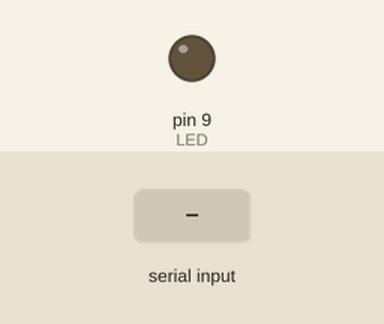
This sketch was run on a simulated Arduino Uno, built with avr-gcc and run on an emulated ATmega328P. On the bench: output pins drawn as LEDs (lit = HIGH). Inputs (shaded band) come from the test bench. What the sketch prints to the serial monitor is not drawn.

Above: at 1.2 s.
1.3 s: "2" received over Serial
At 3.2 s:
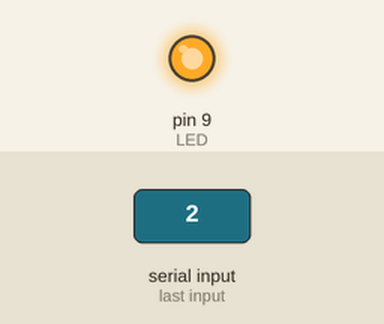
5.3 s: byte 115 ('s') received over Serial
At 6.7 s:
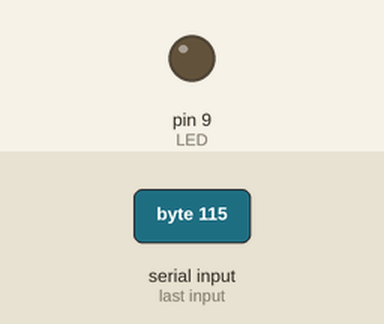
Timing chart, 0 to 8.3 s (numbered marks = the images above; inputs shaded):
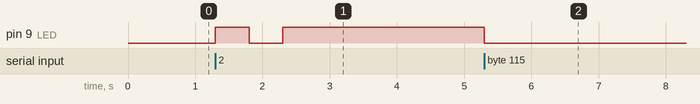

The sketch:

interprete2prof.ino
```cpp
#define LED_start 2
#define LED_end 9
#define LED 9

void setup() {
   Serial.begin(9600);
  for (unsigned char led=LED_start; led <= LED_end; led++);{
  pinMode(LED, OUTPUT);
  Serial.println(LED);
}

  Serial.println("Accende e spegne i LED da 2 a 9 con la seriale");
  Serial.println("0 spegne il LED");
  Serial.println("1 accende il LED");
  Serial.println("2 lampeggia il LED");
}

void loop() {
  // put your main code here, to run repeatedly:
  if (Serial.available()) {
    unsigned char comando = Serial.read();
    if ( 'a' == comando ) {
      digitalWrite(LED, HIGH);
      Serial.println("Acceso");
    } else if ( 's' == comando ) {
      digitalWrite(LED, LOW);
      Serial.println("Spento");
    } else if ( '2' == comando ) {
      Serial.print("Lampeggia: ");
      digitalWrite(LED, HIGH);
      Serial.print("acceso, ");
      delay(500);
      digitalWrite(LED, LOW);
      Serial.print("spento, ");
      delay(500);
      digitalWrite(LED, HIGH);
      Serial.println("acceso");
      delay(500);
    } else {
      Serial.println("Comando non riconosciuto. Inserire 0 o 1!");
    }
  }
}
```

Measured:
- after the input at 1.3 s, pin 9 (LED): LOW → HIGH at once, → LOW 0.50 s later, → HIGH 0.50 s later
- after the input at 5.3 s, pin 9 (LED): HIGH → LOW at once
